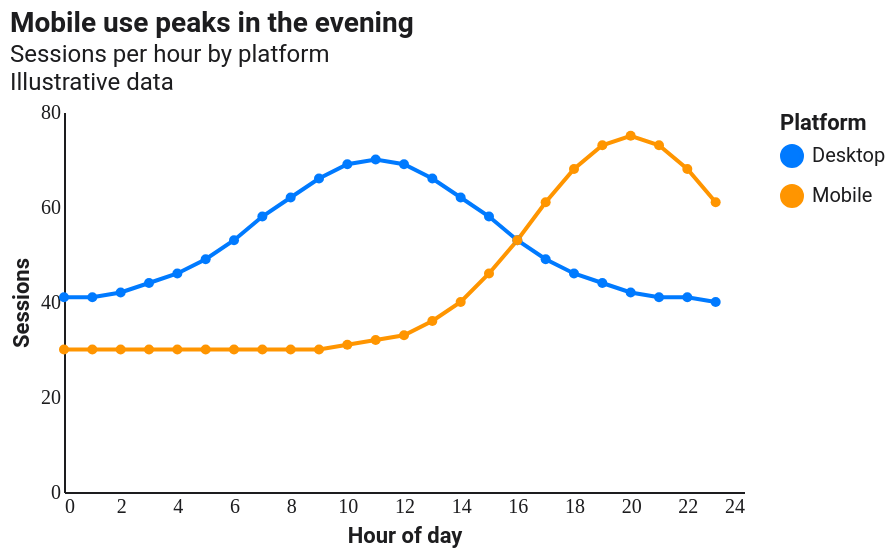

Write a Vega-Lite specification for this figure.
### Vega-Lite specification from a JSON file in a GitHub repository (floating-point values rounded to 4 significant figures)
{"$schema": "https://vega.github.io/schema/vega-lite/v5.json", "config": {"background": "#FFFFFF", "font": "Roboto, Roboto Serif, Roboto Mono, system-ui, sans-serif", "view": {"stroke": null, "cornerRadius": 10}, "axis": {"domain": true, "domainColor": "#1D1D1F", "labelColor": "#1D1D1F", "titleColor": "#1D1D1F", "grid": false, "ticks": false, "labelFont": "Roboto Mono", "titleFont": "Roboto"}, "axisTop": {"domain": false, "domainColor": null, "labels": false, "ticks": false, "title": null}, "axisRight": {"domain": false, "domainColor": null, "labels": false, "ticks": false, "title": null}, "legend": {"titleFont": "Roboto", "labelFont": "Roboto", "labelColor": "#1D1D1F", "titleColor": "#1D1D1F"}, "title": {"font": "Roboto", "fontSize": 14, "color": "#1D1D1F", "subtitleFont": "Roboto", "subtitleColor": "#1D1D1F"}, "range": {"category": ["#FF3B30", "#FF9500", "#FFCC00", "#28CD41", "#79DBDC", "#007AFF", "#AF52DE", "#FF2D55"]}, "bar": {"cornerRadiusEnd": 4}, "line": {"strokeWidth": 2}, "point": {"filled": true, "size": 40}}, "width": 340, "height": 190, "title": {"text": "Mobile use peaks in the evening", "subtitle": ["Sessions per hour by platform", "Illustrative data"], "anchor": "start"}, "data": {"values": [{"hour": 0, "platform": "Desktop", "sessions": 41}, {"hour": 0, "platform": "Mobile", "sessions": 30}, {"hour": 1, "platform": "Desktop", "sessions": 41}, {"hour": 1, "platform": "Mobile", "sessions": 30}, {"hour": 2, "platform": "Desktop", "sessions": 42}, {"hour": 2, "platform": "Mobile", "sessions": 30}, {"hour": 3, "platform": "Desktop", "sessions": 44}, {"hour": 3, "platform": "Mobile", "sessions": 30}, {"hour": 4, "platform": "Desktop", "sessions": 46}, {"hour": 4, "platform": "Mobile", "sessions": 30}, {"hour": 5, "platform": "Desktop", "sessions": 49}, {"hour": 5, "platform": "Mobile", "sessions": 30}, {"hour": 6, "platform": "Desktop", "sessions": 53}, {"hour": 6, "platform": "Mobile", "sessions": 30}, {"hour": 7, "platform": "Desktop", "sessions": 58}, {"hour": 7, "platform": "Mobile", "sessions": 30}, {"hour": 8, "platform": "Desktop", "sessions": 62}, {"hour": 8, "platform": "Mobile", "sessions": 30}, {"hour": 9, "platform": "Desktop", "sessions": 66}, {"hour": 9, "platform": "Mobile", "sessions": 30}, {"hour": 10, "platform": "Desktop", "sessions": 69}, {"hour": 10, "platform": "Mobile", "sessions": 31}, {"hour": 11, "platform": "Desktop", "sessions": 70}, {"hour": 11, "platform": "Mobile", "sessions": 32}, {"hour": 12, "platform": "Desktop", "sessions": 69}, {"hour": 12, "platform": "Mobile", "sessions": 33}, {"hour": 13, "platform": "Desktop", "sessions": 66}, {"hour": 13, "platform": "Mobile", "sessions": 36}, {"hour": 14, "platform": "Desktop", "sessions": 62}, {"hour": 14, "platform": "Mobile", "sessions": 40}, {"hour": 15, "platform": "Desktop", "sessions": 58}, {"hour": 15, "platform": "Mobile", "sessions": 46}, {"hour": 16, "platform": "Desktop", "sessions": 53}, {"hour": 16, "platform": "Mobile", "sessions": 53}, {"hour": 17, "platform": "Desktop", "sessions": 49}, {"hour": 17, "platform": "Mobile", "sessions": 61}, {"hour": 18, "platform": "Desktop", "sessions": 46}, {"hour": 18, "platform": "Mobile", "sessions": 68}, {"hour": 19, "platform": "Desktop", "sessions": 44}, {"hour": 19, "platform": "Mobile", "sessions": 73}, {"hour": 20, "platform": "Desktop", "sessions": 42}, {"hour": 20, "platform": "Mobile", "sessions": 75}, {"hour": 21, "platform": "Desktop", "sessions": 41}, {"hour": 21, "platform": "Mobile", "sessions": 73}, {"hour": 22, "platform": "Desktop", "sessions": 41}, {"hour": 22, "platform": "Mobile", "sessions": 68}, {"hour": 23, "platform": "Desktop", "sessions": 40}, {"hour": 23, "platform": "Mobile", "sessions": 61}]}, "mark": {"type": "line", "strokeWidth": 2, "point": {"filled": true, "size": 25}}, "encoding": {"x": {"field": "hour", "type": "quantitative", "axis": {"title": "Hour of day"}}, "y": {"field": "sessions", "type": "quantitative", "axis": {"title": "Sessions"}}, "color": {"field": "platform", "type": "nominal", "scale": {"domain": ["Desktop", "Mobile"], "range": ["#007AFF", "#FF9500"]}, "legend": {"title": "Platform"}}}}
